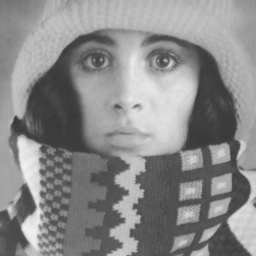
#> input picture sip/A4/code/test_images/trui.png, 256 x 256 px
$ python -i task_1.py   (imports and definitions only)
#> lines starting #> are read from the running program, lines starting #| are printed output that depends on the picture
### sip/A4/code/imshow_many.py
import matplotlib
matplotlib.rc("image", cmap = "gray")
import matplotlib.pyplot as plt

import numpy as np

def imshow_many(imgs,
                titles    = [],
                fig_dims  = None,
                fig_title = None,
                figsize   = (16, 8),
                do_show   = True,
                png_out   = None):

    n = len(imgs)
    if n < 1:
        return

    if fig_dims is not None:
        x, y = fig_dims
    else:
        x, y = (2, 2) if n == 4 else (int(np.ceil(n / 3)), min(n, 3))
    fig, _axes = plt.subplots(x, y, figsize = figsize)
    axes = _axes.ravel() if n > 1 else [_axes]

    titles += [None] * (n - len(titles))

    for ax, (img, title) in zip(axes, zip(imgs, titles)):
        if img is None:
            ax.set_visible(False)
        else:
            ax.imshow(img, aspect = img.shape[1] / img.shape[0])
            if title is not None:
                ax.set_title(title, fontsize = 14)

    for ax in axes[len(imgs):]:
        ax.set_visible(False)

    if fig_title is not None:
        fig.suptitle(fig_title, fontsize = 18)

    fig.tight_layout()
    fig.tight_layout()

    if do_show:
        plt.show()
    if png_out is not None:
        fig.tight_layout()
        fig.savefig(png_out, bbox_inches = "tight")
    fig.tight_layout()

    return fig

### sip/A4/code/task_1.py
#!/usr/bin/env -S ipython3 -i
import numpy as np
from scipy.signal import convolve, correlate
from skimage.io import imread

from imshow_many import imshow_many


def task_1_1():
    kernel_x = np.array([[0, 0, 0], [-1/2, 0, 1/2], [0, 0, 0]])
    kernel_y = np.array([[0, -1/2, 0], [0, 0, 0], [0, 1/2, 0]])

    img = imread("test_images/trui.png")
#> img is the input picture: shape (256, 256); min 56, max 241, mean 137.7

    derv_x  = convolve(img, np.flip(kernel_x))
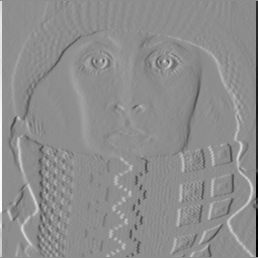
#> derv_x: shape (258, 258) float64; min -107, max 85.5, mean 0; drawn with min black and max white
    derv_y  = convolve(img, np.flip(kernel_y))
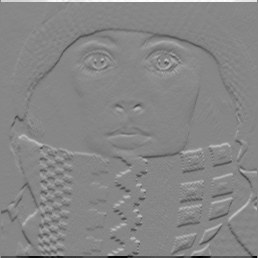
#> derv_y: shape (258, 258) float64; min -105, max 94, mean 0; drawn with min black and max white
    derv_x2 = correlate(img, kernel_x)
    derv_y2 = correlate(img, kernel_y)
    imshow_many([img,
                 derv_x,
                 derv_x2,
                 None,
                 derv_y,
                 derv_y2
                ],
                ["original",
                 "convolution x",
                 "correlation x",
                 "",
                 "convolution y",
                 "correlation y"
                ]
               )
#> in imshow_many, `n = len(imgs)`: n = 6
#> in imshow_many, `x, y = (2, 2) if n == 4 else (int(np.ceil(n / 3)), min(n, 3))`: x = 2; y = 3
#> in imshow_many, `titles += [None] * (n - len(titles))`: titles = ['original', 'convolution x', 'correlation x', '', 'convolution y', 'correlation y']
#> the loop in imshow_many, `for ax, (img, title) in zip(axes, zip(imgs, titles)):` made 6 passes
#> in imshow_many, `plt.show()`:
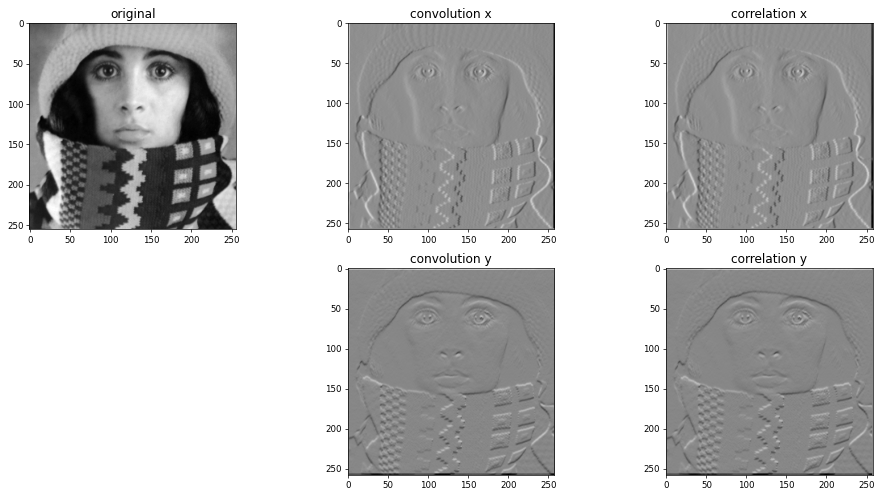
#> figure drawn by matplotlib, 5 panels

>>> result = task_1_1()
